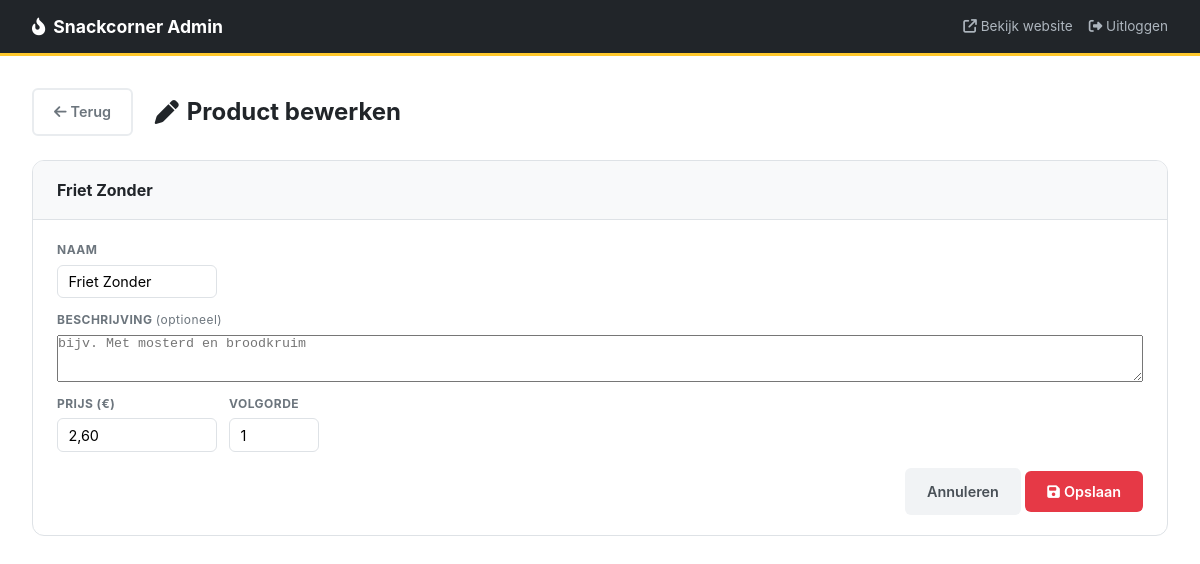
Page /app/admin_product_bewerken.php?id=1&tab=cat-1 (signed in) on the committed database.
### tables this page shows
CREATE TABLE `producten` (
  `id` int UNSIGNED NOT NULL,
  `categorie_id` int UNSIGNED NOT NULL,
  `naam` varchar(200) NOT NULL,
  `beschrijving` text,
  `maat` varchar(50) DEFAULT NULL,
  `prijs` decimal(6,2) NOT NULL DEFAULT '0.00',
  `vega` tinyint(1) NOT NULL DEFAULT '0',
  `volgorde` int UNSIGNED NOT NULL DEFAULT '99'
);

### app/admin_product_bewerken.php (the view, shortened to what this page needs)
<?php
try {
    $db = new PDO(
        'mysql:host=mysql_db;dbname=restaraunt;charset=utf8',
        'root',
        'rootpassword',
        [PDO::ATTR_ERRMODE => PDO::ERRMODE_EXCEPTION]
    );
} catch (PDOException $e) {
    die("Verbinding mislukt: " . $e->getMessage());
}
$id  = (int)($_GET['id'] ?? 0);
$tab = $_GET['tab'] ?? 'categorieen';
$stmt = $db->prepare("SELECT * FROM `producten` WHERE id = :id");
$stmt->execute([':id' => $id]);
$prod = $stmt->fetch(PDO::FETCH_ASSOC);
$terugLink = 'admin.php?tab=' . urlencode($tab);
?>
<!DOCTYPE html>
<html lang="nl">
<head>
    <link rel="stylesheet" href="https://cdnjs.cloudflare.com/ajax/libs/font-awesome/6.5.0/css/all.min.css" />
    <link rel="stylesheet" href="Styling/styles.css" />
</head>
<body>
    <div class="topbar">
        <h1><i class="fa-solid fa-fire-flame-curved"></i> Snackcorner Admin</h1>
        <div class="topbar-actions">
            <a href="index.php" target="_blank"><i class="fa-solid fa-arrow-up-right-from-square"></i> Bekijk website</a>
            <a href="admin.php?logout=1"><i class="fa-solid fa-right-from-bracket"></i> Uitloggen</a>
        </div>
    </div>
    <div class="wrapper">
        <div class="main">
            <div class="page-title">
                <a href="<?= htmlspecialchars($terugLink) ?>" class="btn btn-ghost">
                    <i class="fa-solid fa-arrow-left"></i> Terug
                </a>
                &nbsp;<i class="fa-solid fa-pen"></i> Product bewerken
            </div>
            <div class="card">
                <div class="card-header">
                    <h2><?= htmlspecialchars($prod['naam']) ?></h2>
                </div>
                <form method="POST"
                      action="admin_product_bewerken.php?id=<?= $id ?>&tab=<?= urlencode($tab) ?>"
                      style="padding: 1.25rem 1.5rem;">
                    <div class="add-form">
                        <div class="field">
                            <label>Naam</label>
                            <input type="text" name="prod_naam"
                                   value="<?= htmlspecialchars($prod['naam']) ?>" required>
                        </div>
                        <div class="field field-wide">
                            <label>Beschrijving <span class="label-hint">(optioneel)</span></label>
                            <textarea name="prod_beschrijving" rows="3" class="textarea-full"
                                      placeholder="bijv. Met mosterd en broodkruim"><?= htmlspecialchars($prod['beschrijving'] ?? '') ?></textarea>
                        </div>
                        <div class="field">
                            <label>Prijs (€)</label>
                            <input type="text" name="prod_prijs" inputmode="decimal"
                                   value="<?= number_format((float)$prod['prijs'], 2, ',', '') ?>" required>
                        </div>
                        <div class="field">
                            <label>Volgorde</label>
                            <input type="number" name="prod_volgorde" min="0" class="input-narrow"
                                   value="<?= (int)$prod['volgorde'] ?>">
                        </div>
                    </div>
                    <div class="text-right" style="margin-top: 1rem;">
                        <a href="<?= htmlspecialchars($terugLink) ?>" class="btn btn-cancel">Annuleren</a>
                        <button type="submit" class="btn btn-save">
                            <i class="fa-solid fa-floppy-disk"></i> Opslaan
                        </button>
                    </div>
                </form>
            </div>
        </div>
    </div>
</body>
</html>

### app/Styling/styles.css (style rules this page uses)
:root { --clr-red: #E63946; --clr-yellow: #FFC82C; --clr-dark: #212529; --clr-light: #E9ECEF; --clr-brown: #72420B; --clr-red-dark: #c42d39; --clr-white: #FFFFFF; --clr-surface: #FAFAFA; --clr-text-muted: #6c757d; --clr-veg-green: #2d8a3e; --font-heading: 'Rubik', sans-serif; --font-body: 'Inter', sans-serif; --space-xs: 0.25rem; --space-sm: 0.5rem; --space-md: 1rem; --space-lg: 1.5rem; --space-xl: 2rem; --space-2xl: 3rem; --space-3xl: 4.5rem; --max-width: 1200px; --header-height: 64px; --radius-sm: 6px; --radius-md: 12px; --radius-lg: 20px; --border: 2px solid var(--clr-brown); --shadow-sm: 0 2px 8px rgba(0,0,0,0.08); --shadow-md: 0 4px 16px rgba(0,0,0,0.12); --shadow-lg: 0 8px 32px rgba(0,0,0,0.16); --transition: 0.2s ease; }
*, *::before, *::after { box-sizing: border-box; margin: 0; padding: 0; }
html { scroll-behavior: smooth; scroll-padding-top: calc(var(--header-height) + 16px); }
body { font-family: var(--font-body); font-size: 1rem; line-height: 1.65; color: var(--clr-dark); background-color: var(--clr-white); overflow-x: hidden; }
a { color: inherit; text-decoration: none; }
.btn { display: inline-flex; align-items: center; gap: var(--space-xs); padding: 0.625rem 1.25rem; border-radius: var(--radius-sm); font-family: var(--font-body); font-weight: 600; font-size: 0.9rem; cursor: pointer; border: 2px solid transparent; transition: background-color var(--transition), color var(--transition), transform var(--transition), box-shadow var(--transition); white-space: nowrap; }
.btn-ghost { background-color: transparent; color: var(--clr-text-muted); border-color: var(--clr-light); }
.topbar { background: #212529; color: #fff; display: flex; align-items: center; justify-content: space-between; padding: 0 2rem; height: 56px; border-bottom: 3px solid #FFC82C; }
.topbar h1 { font-size: 1.1rem; display: flex; align-items: center; gap: .5rem; }
.topbar a { color: #adb5bd; font-size: .85rem; text-decoration: none; transition: color .2s; }
.wrapper { display: flex; min-height: calc(100vh - 56px); }
.main { flex: 1; padding: 2rem; overflow-x: auto; }
.page-title { font-size: 1.5rem; font-weight: 700; margin-bottom: 1.5rem; display: flex; align-items: center; gap: .5rem; }
.card { background: #fff; border-radius: 12px; border: 1px solid #dee2e6; overflow: hidden; margin-bottom: 1.5rem; }
.card-header { padding: 1rem 1.5rem; background: #f8f9fa; border-bottom: 1px solid #dee2e6; display: flex; align-items: center; justify-content: space-between; }
.card-header h2 { font-size: 1rem; font-weight: 700; }
.btn-save { background: #E63946; color: #fff; }
.add-form { display: flex; flex-wrap: wrap; gap: .75rem; align-items: flex-end; }
.add-form .field { display: flex; flex-direction: column; gap: .3rem; }
.add-form label { font-size: .75rem; font-weight: 700; color: #6c757d; text-transform: uppercase; letter-spacing: .04em; }
.add-form input[type=text], .add-form input[type=number] { padding: .45rem .65rem; border: 1.5px solid #dee2e6; border-radius: 6px; font-size: .9rem; font-family: inherit; width: 160px; }
.add-form input[type=number] { width: 90px; }
.btn-cancel { background: #f1f3f5; color: #495057; }
.topbar-actions { display: flex; gap: 1rem; align-items: center; }
.field-wide { flex: 1 1 100%; }
.text-right { text-align: right; }
.input-narrow { width: 80px; }
.textarea-full { width: 100%; resize: vertical; }
.label-hint { font-weight: 400; text-transform: none; }

### rows in the picture
producten: naam "Friet Zonder", prod_naam "Friet Zonder", prod_prijs "2,60", prod_volgorde "1"
